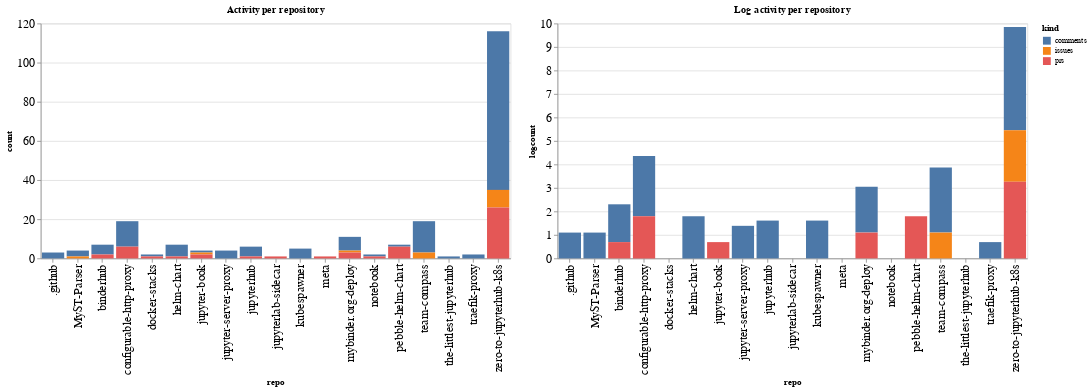

The notebook cell this image was saved under:
### Code cell
ch1 = alt.Chart(repo_summaries, width=600, title="Activity per repository").mark_bar().encode(
    x='repo',
    y='count',
    color='kind',
    tooltip="kind"
)

ch2 = alt.Chart(repo_summaries, width=600, title="Log activity per repository").mark_bar().encode(
    x='repo',
    y='logcount',
    color='kind',
    tooltip="kind"
)

ch1 | ch2

### Figure 1 — Vega-Lite specification as saved in the notebook (floating-point values rounded to 4 significant figures)
{"config": {"axisLeft": {"labelFontSize": 15}, "axisBottom": {"labelFontSize": 15}}, "hconcat": [{"mark": "bar", "encoding": {"color": {"type": "nominal", "field": "kind"}, "tooltip": {"type": "nominal", "field": "kind"}, "x": {"type": "nominal", "field": "repo"}, "y": {"type": "quantitative", "field": "count"}}, "title": "Activity per repository", "width": 600}, {"mark": "bar", "encoding": {"color": {"type": "nominal", "field": "kind"}, "tooltip": {"type": "nominal", "field": "kind"}, "x": {"type": "nominal", "field": "repo"}, "y": {"type": "quantitative", "field": "logcount"}}, "title": "Log activity per repository", "width": 600}], "data": {"name": "data-ab2711dd4915fbd7f04b0f120b141ee8"}, "$schema": "https://vega.github.io/schema/vega-lite/v4.8.1.json", "datasets": {"data-ab2711dd4915fbd7f04b0f120b141ee8": [{"repo": ".github", "kind": "comments", "count": 3, "logcount": 1.099}, {"repo": "MyST-Parser", "kind": "comments", "count": 3, "logcount": 1.099}, {"repo": "MyST-Parser", "kind": "issues", "count": 1, "logcount": 0.0}, {"repo": "binderhub", "kind": "comments", "count": 5, "logcount": 1.609}, {"repo": "binderhub", "kind": "prs", "count": 2, "logcount": 0.6931}, {"repo": "configurable-http-proxy", "kind": "comments", "count": 13, "logcount": 2.565}, {"repo": "configurable-http-proxy", "kind": "prs", "count": 6, "logcount": 1.792}, {"repo": "docker-stacks", "kind": "comments", "count": 1, "logcount": 0.0}, {"repo": "docker-stacks", "kind": "prs", "count": 1, "logcount": 0.0}, {"repo": "helm-chart", "kind": "comments", "count": 6, "logcount": 1.792}, {"repo": "helm-chart", "kind": "prs", "count": 1, "logcount": 0.0}, {"repo": "jupyter-book", "kind": "comments", "count": 1, "logcount": 0.0}, {"repo": "jupyter-book", "kind": "issues", "count": 1, "logcount": 0.0}, {"repo": "jupyter-book", "kind": "prs", "count": 2, "logcount": 0.6931}, {"repo": "jupyter-server-proxy", "kind": "comments", "count": 4, "logcount": 1.386}, {"repo": "jupyterhub", "kind": "comments", "count": 5, "logcount": 1.609}, {"repo": "jupyterhub", "kind": "prs", "count": 1, "logcount": 0.0}, {"repo": "jupyterlab-sidecar", "kind": "prs", "count": 1, "logcount": 0.0}, {"repo": "kubespawner", "kind": "comments", "count": 5, "logcount": 1.609}, {"repo": "meta", "kind": "prs", "count": 1, "logcount": 0.0}, {"repo": "mybinder.org-deploy", "kind": "comments", "count": 7, "logcount": 1.946}, {"repo": "mybinder.org-deploy", "kind": "issues", "count": 1, "logcount": 0.0}, {"repo": "mybinder.org-deploy", "kind": "prs", "count": 3, "logcount": 1.099}, {"repo": "notebook", "kind": "comments", "count": 1, "logcount": 0.0}, {"repo": "notebook", "kind": "prs", "count": 1, "logcount": 0.0}, {"repo": "pebble-helm-chart", "kind": "comments", "count": 1, "logcount": 0.0}, {"repo": "pebble-helm-chart", "kind": "prs", "count": 6, "logcount": 1.792}, {"repo": "team-compass", "kind": "comments", "count": 16, "logcount": 2.773}, {"repo": "team-compass", "kind": "issues", "count": 3, "logcount": 1.099}, {"repo": "the-littlest-jupyterhub", "kind": "comments", "count": 1, "logcount": 0.0}, {"repo": "traefik-proxy", "kind": "comments", "count": 2, "logcount": 0.6931}, {"repo": "zero-to-jupyterhub-k8s", "kind": "comments", "count": 81, "logcount": 4.394}, {"repo": "zero-to-jupyterhub-k8s", "kind": "issues", "count": 9, "logcount": 2.197}, {"repo": "zero-to-jupyterhub-k8s", "kind": "prs", "count": 26, "logcount": 3.258}]}}
